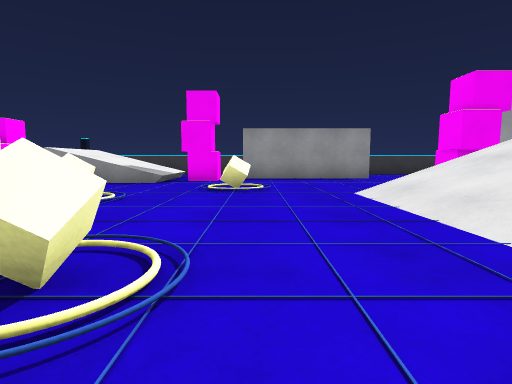
[1] (above)

21 first-person views from a walk through a scene from a Unity 3-D project. The camera is 0.71 m above the floor, tilts 6° down and sees 80° across. The floor is counted in squares, 1 m on a side. Each view is taken from the middle of a square. On the plan, view 1 faces up. The plan holds only what a view shows up to about 10 squares ahead; the rest is blank. The place goes on beyond the plan. The player character is not drawn.

[2]
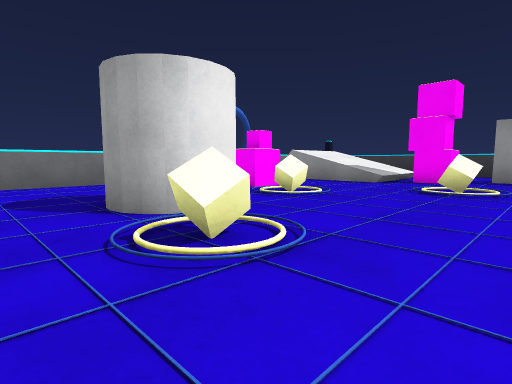

[3]
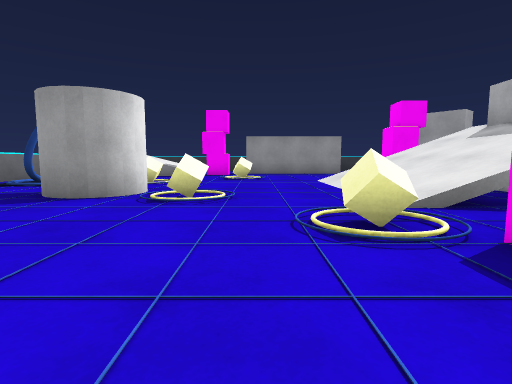

[4]
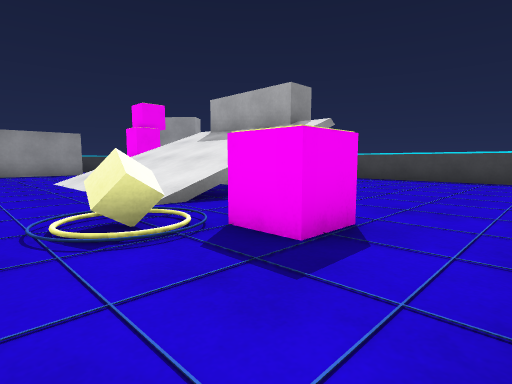

[5]
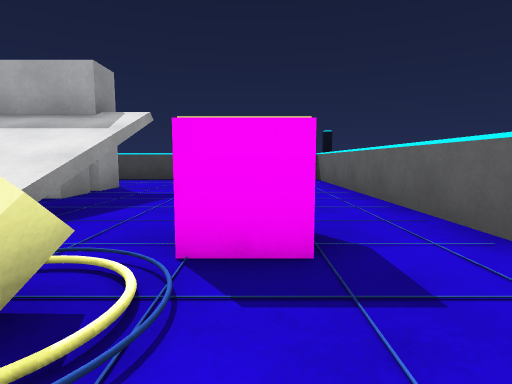

[6]
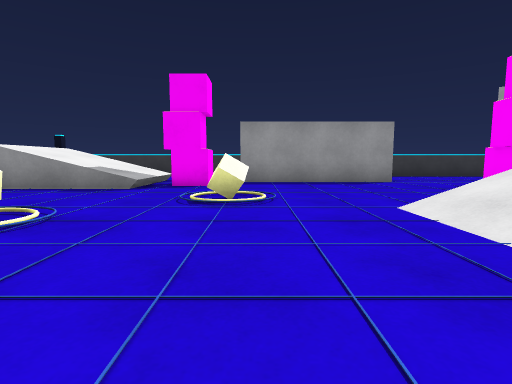

[7]
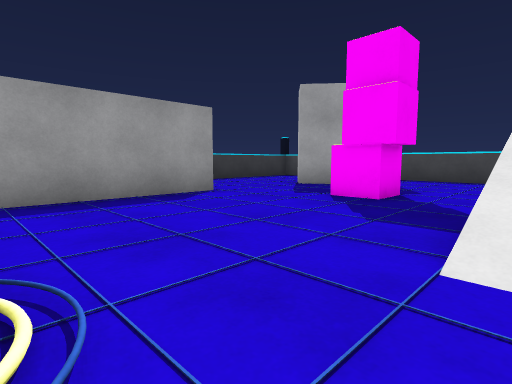

[8]
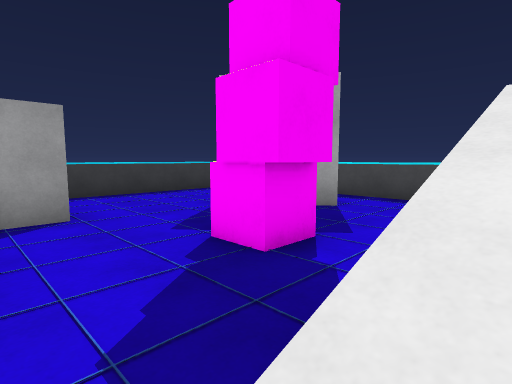

[9]
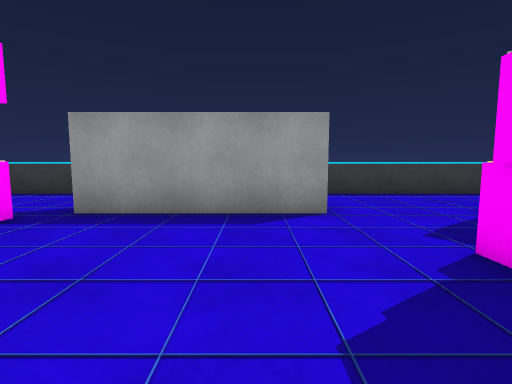

[10]
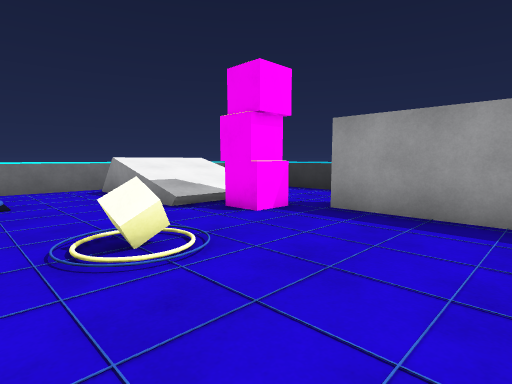

[11]
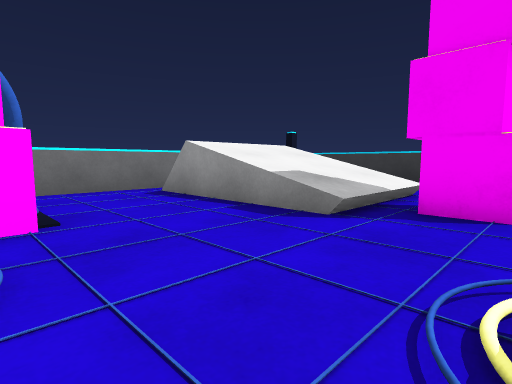

[12]
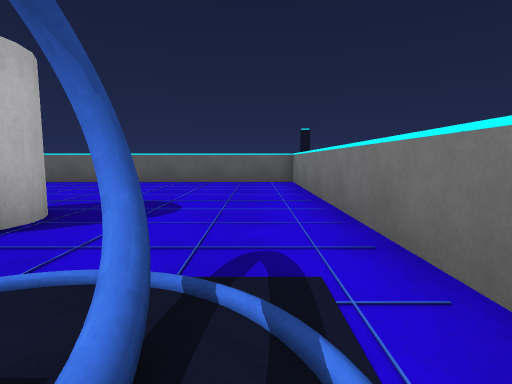

[13]
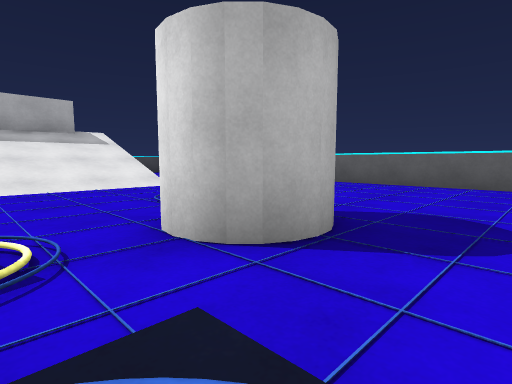

[14]
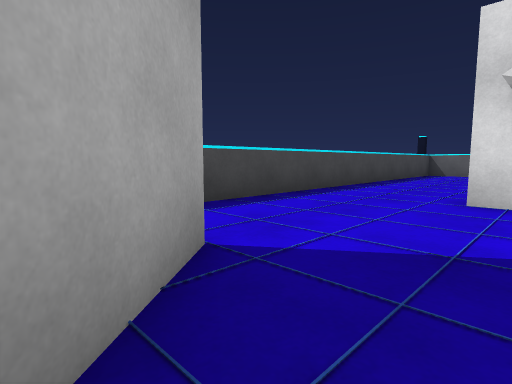

[15]
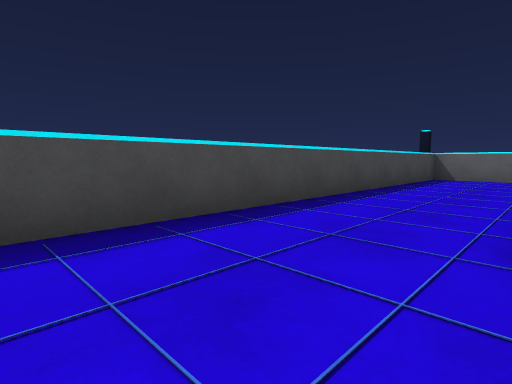

[16]
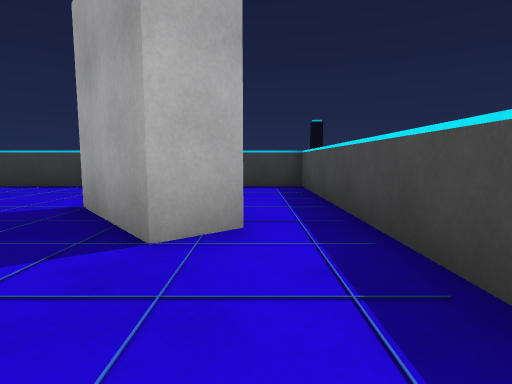

[17]
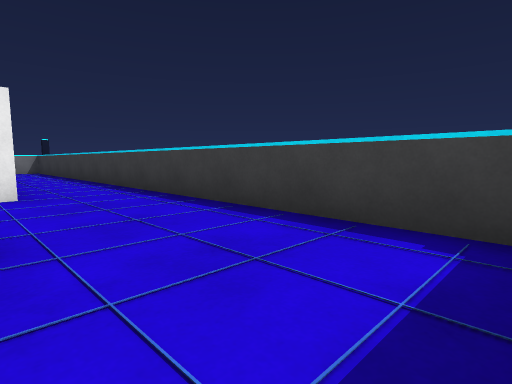

[18]
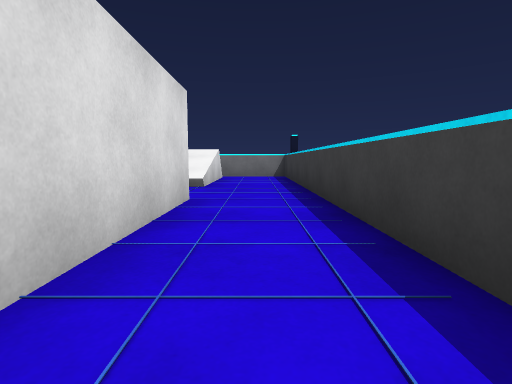

[19]
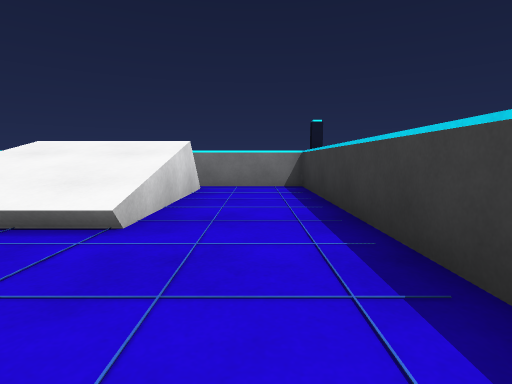

[20]
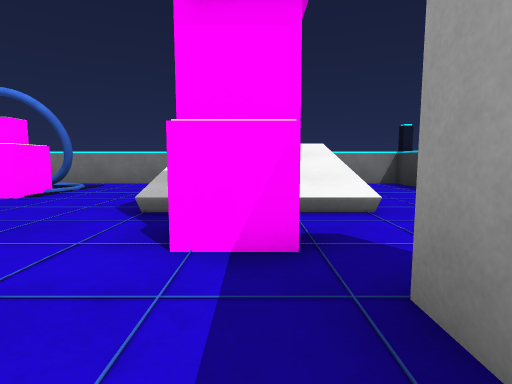

[21]
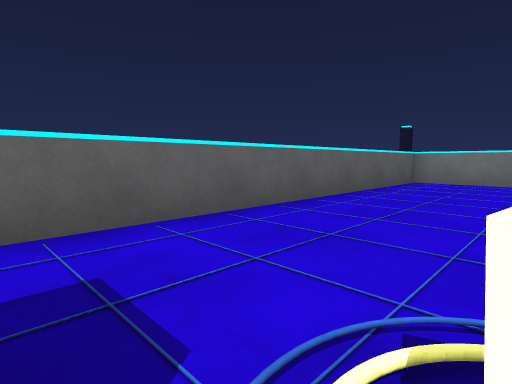

### Floor plan
Key: @ floor where view 1 was taken; # wall or solid block; . main floor; : floor 0.05 m higher than the main floor; + floor 0.1 m higher than the main floor; / step, stairs or slope; ^ raised ledge; O other object.
Columns run from 8 left of view 1 to 12 right of it. Each row starts with its distance up from view 1.
 15 #####################
 14 #...................#
 13 #.......#####.......#
 12 ##^^^^..#####...#...#
 11 ##^^^^O.........##..#
 10 ##^^^^O..........#..#
  9 #.............O.....#
  8 #...................#
  7 #.......O...........#
  6 #:OO.......///......#
  5 #::+OO.....////##...#
  4 #.O........////# ...#
  3 #...OO.....////# ...#
  2 #...OO.O...////##...#
  1 #......O...///......#
  0 #.......@//.........#
 -1 #........O/.........#
 -2 #.........OO........#
 -3 #...................#
 -4 #..................
 -5 ###################

Positions as (right, up) in squares from view 1, and headings:
1: (0, 0), facing up
2: (1, 0), facing up-left
3: (0, -4), facing up
4: (0, -4), facing up-right
5: (0, -2), facing right
6: (0, 2), facing up
7: (0, 6), facing up-right
8: (3, 6), facing up-right
9: (3, 6), facing up
10: (3, 6), facing up-left
11: (-1, 6), facing up-left
12: (-7, 6), facing down
13: (-6, 5), facing down-right
14: (7, 11), facing down-right
15: (8, 8), facing down-right
16: (10, 7), facing up
17: (11, 12), facing up-left
18: (5, 14), facing left
19: (0, 14), facing left
20: (1, 11), facing left
21: (2, -1), facing down-left
